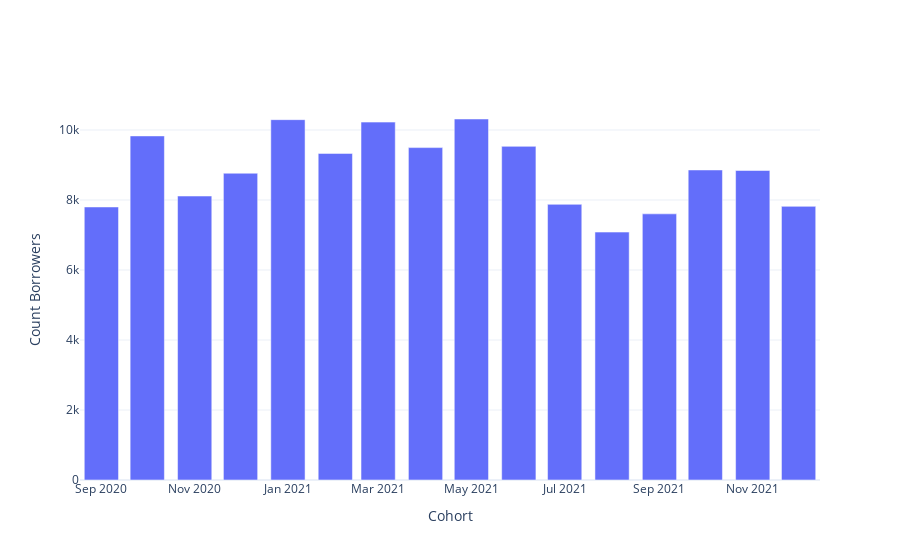

Notebook source saved alongside this figure:
### Markdown cell above
#### Is the initial cohort size changing month-to-month?

### Code cell
first_loans = ps.data[ps.data['Count First Loans'] != 0][['First Loan Local Disbursement Month', 
                                                          'Count Borrowers']]
first_loans = first_loans.set_index('First Loan Local Disbursement Month')

fig = go.Figure(go.Bar(x=first_loans.index, y=first_loans['Count Borrowers']))
fig.update_layout(xaxis=dict(title='Cohort'), yaxis=dict(title='Count Borrowers'))

fig.show()

### Figure 1 — Plotly figure (JSON) as saved in the notebook; plotly's stock layout.template omitted (floating-point values rounded to 4 significant figures)
{"data": [{"type": "bar", "x": ["2020-09", "2020-10", "2020-11", "2020-12", "2021-01", "2021-02", "2021-03", "2021-04", "2021-05", "2021-06", "2021-07", "2021-08", "2021-09", "2021-10", "2021-11", "2021-12"], "y": [7801, 9831, 8113, 8765, 10295, 9331, 10225, 9497, 10314, 9532, 7876, 7083, 7604, 8858, 8843, 7818]}], "layout": {"xaxis": {"title": {"text": "Cohort"}}, "yaxis": {"title": {"text": "Count Borrowers"}}}}
